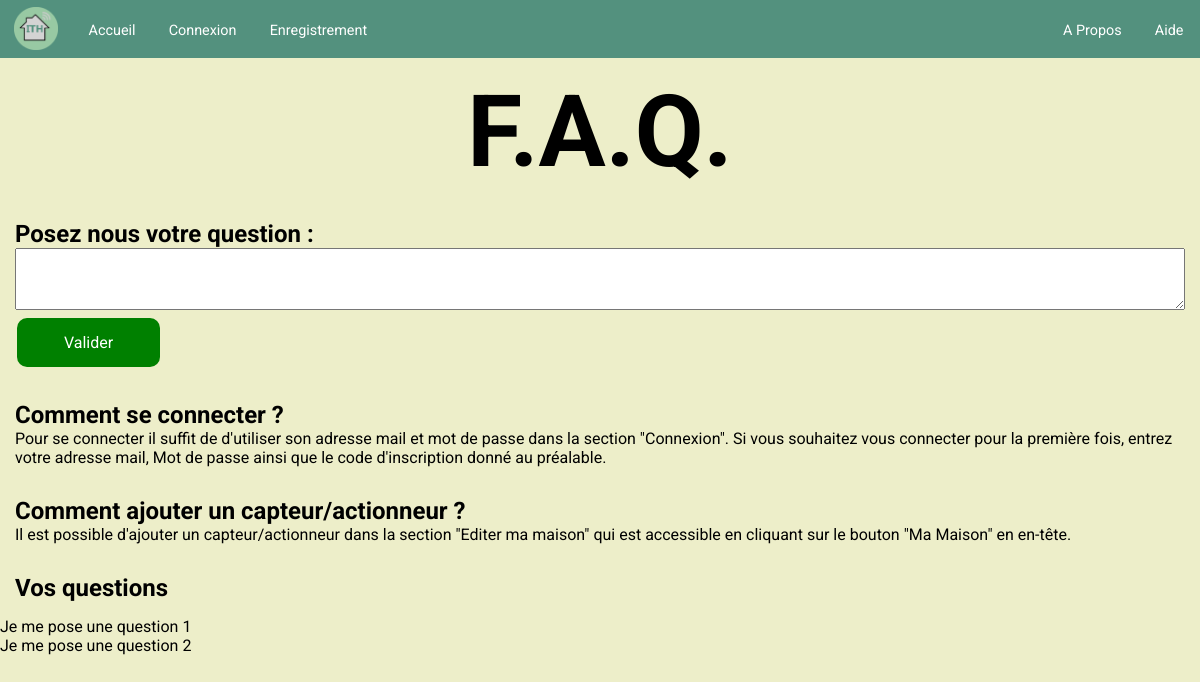
The page /aide on the database as committed earlier.
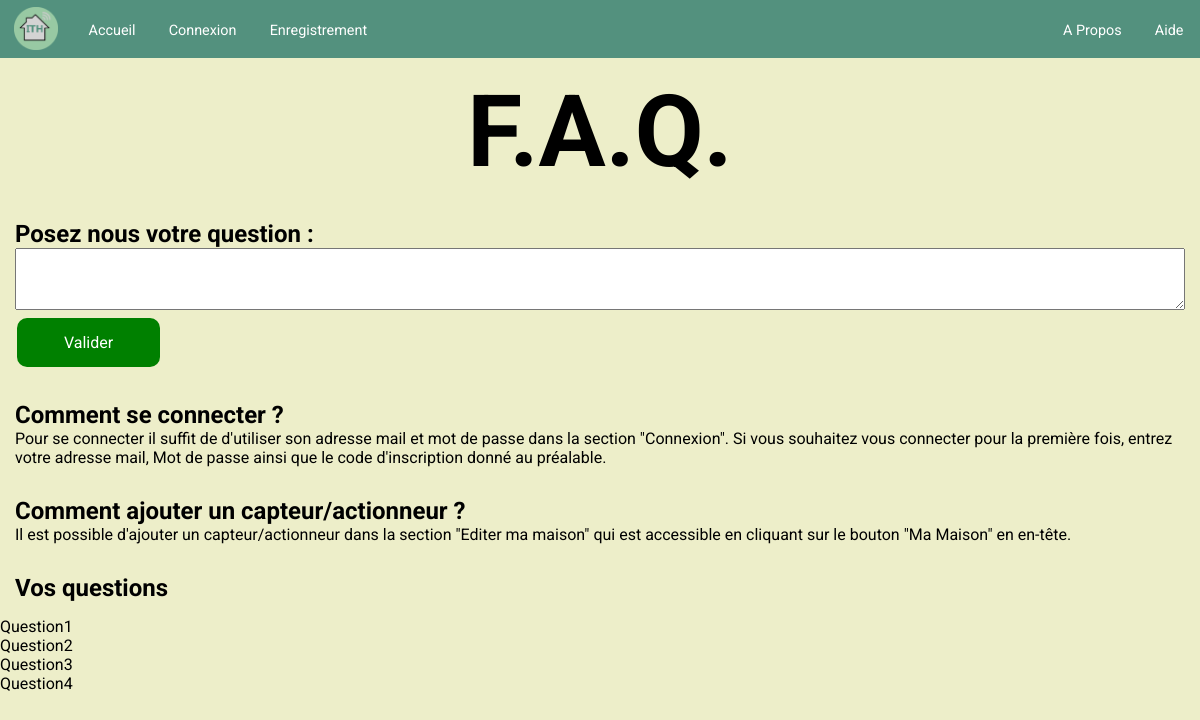
The same page on the database as committed later.
### tables this page shows
CREATE TABLE IF NOT EXISTS `question` (
  `id_question` int(11) NOT NULL AUTO_INCREMENT,
  `question` text NOT NULL,
  `reponse` text,
  PRIMARY KEY (`id_question`)
);

### app/Controleurs/controleurAide.php (called while the page is built, shortened)
<?php
require_once 'Vues/vue.php';
require_once 'Modeles/Aide.php';
class ControleurAide{
    public function affichageAide()
    {
        $aide = new Aide();
        $questions = $aide->voirQuestion();
        $vue = new Vue('Aide');
        $vue->generer(array('questions' => $questions));
    }
}

### app/index.php (called while the page is built, shortened)
<?php
require_once 'Controleurs/controleurAide.php';
$router = new Routeur($_GET['currentPageUrl']);
$router->get('/', function(){ $controleur = new ControleurAccueil();
    $controleur->affichageAccueil(); });
$router->get('/accueil', function(){ $controleur = new ControleurAccueil();
    $controleur->affichageAccueil(); });
$router->get('/apropos', function(){ $controleur = new ControleurAide();
    $controleur->affichageApropos(); });
$router->get('/aide', function(){ $controleur = new ControleurAide();
    $controleur->affichageAide(); });
$router->post('/aide', function(){ $controleur = new ControleurAide();
    $controleur->affichageAide(); });
$router->get('/connexion', function(){ $controleur = new ControleurAuthentification;
    $controleur->affichageConnexion(); });
$router->post('/connexion', function(){ $controleur = new ControleurAuthentification;
    $controleur->affichageConnexion(); });
$router->get('/enregistrement', function(){ $controleur = new ControleurAuthentification;
    $controleur->affichageEnregistrement(); });
$router->post('/enregistrement', function(){ $controleur = new ControleurAuthentification;
    $controleur->affichageEnregistrement(); });
$router->get('/profil', function(){ if(isset($_SESSION['id_u'])) { $controleur = new ControleurUtilisateur;
    $controleur->affichageMonCompte($_SESSION['id_u']); }});
$router->post('/profil', function(){ if(isset($_SESSION['id_u'])) { $controleur = new ControleurUtilisateur;
    $controleur->affichageMonCompte($_SESSION['id_u']); }});
$router->get('/statistiques', function(){ $controleur = new ControleurMaMaison;
    $controleur->affichageStatistiques(); });
$router->post('/tableau-de-bord', function(){ $controleur = new ControleurMaMaison;
    $controleur->affichageTableauDeBord(); });
$router->get('/tableau-de-bord', function(){ $controleur = new ControleurMaMaison;
    $controleur->affichageTableauDeBord(); });
$router->get('/editer', function(){ $controleur = new ControleurMaMaison;
    $controleur->affichageEditerMaMaison(); });
$router->post('/editer', function(){ $controleur = new ControleurMaMaison;
    $controleur->affichageEditerMaMaison(); });
$router->get('/deconnexion', function(){ $controleur = new ControleurAuthentification;
    $controleur->affichageDeconnexion(); });
$router->get('/:id', function($id){ $controleur = new ControleurUtilisateur;
    $controleur->affichageUtilisateur($id); });
$router->post('/:id', function($id){ $controleur = new ControleurUtilisateur;
    $controleur->affichageUtilisateur($id); });
$router->run();

### app/Route.php (called while the page is built)
<?php
class Route
{
    private $path;
    private $callback;
    private $urlParams = [];
    public function __construct($path, $callback){
        $this->path = trim($path, '/');
        $this->callback = $callback;
    }
    public function match($url){
        $url = trim($url, '/');
        $path = preg_replace('#:([\w]+)#', '([^/]+)', $this->path);
        $regex = "#^$path$#i";
        if(!preg_match($regex, $url, $urlParams)){
            return false;
        }
        array_shift($urlParams);
        $this->urlParams = $urlParams;
        return true;
    }
    public function call(){
        return call_user_func_array($this->callback, $this->urlParams);
    }
}

### app/Routeur.php (called while the page is built, shortened)
<?php
require_once 'Route.php';
require_once 'Vues/vue.php';
class Routeur{
    private $currentPageUrl;
    private $routes = [];
    public function __construct($currentPageUrl){
        $this->currentPageUrl = $currentPageUrl;
    }
    public function get($path, $callback){
        $route = new Route($path, $callback);
        $this->routes["GET"][] = $route;
    }
    public function post($path, $callback){
        $route = new Route($path, $callback);
        $this->routes["POST"][] = $route;
    }
    public function run(){
        foreach($this->routes[$_SERVER['REQUEST_METHOD']] as $route){
            if($route->match($this->currentPageUrl)){
                return $route->call();
            }
        }
    }
}

### app/Modeles/Aide.php (called while the page is built, shortened)
<?php
require_once "Modeles/modele.php";
class Aide extends Modele
{
    public function voirQuestion()
    {
        $sql = "SELECT question, id_question, reponse FROM question";
        $resultatRequete = $this->executerRequete($sql)->fetchAll(PDO::FETCH_ASSOC);
        return $resultatRequete;
    }
}
?>

### app/Modeles/modele.php (called while the page is built)
<?php
abstract class Modele {
  private $bdd;
  protected function executerRequete($sql, $parametres = null) {
    if ($parametres == null){
      $resultat = $this->getBdd()->query($sql);
    }
    else {
      $resultat = $this->getBdd()->prepare($sql);
      $resultat->execute($parametres);
    }
    return $resultat;
  }
  private function getBdd() {
    if ($this->bdd == null) {
      $this->bdd = new PDO("mysql:host=localhost; dbname=ith; charset=utf8", 'root', 'root', array(PDO::ATTR_ERRMODE => PDO::ERRMODE_EXCEPTION));
    }
    return $this->bdd;
  }
}

### app/Vues/vueAide.php (the view, shortened to what the changed rows need)
<?php if (isset($_SESSION['id']) && $_SESSION['id'] == 1): ?>
<div id="body">
    <div class="row">
        <div class="col-xs-12 col-sm-12 col-md-12 col-lg-12" >
            <h1>F.A.Q.</h1>
        </div>
    </div>
</div>
<?php foreach ($questions as $key=>$value):?>
<br><p><?php echo $value["question"] ?></p><br>
    <?php if(!empty($value["reponse"])):?>
    <br><p><?php echo $value["reponse"] ?></p><br>
    <?php else:?>
    <form action="" method="post">
        <textarea name="reponse" id="reponse" rows="4"></textarea>
        <input type="hidden" name="id" value= <?php echo($value['id_question'])?> >
        <input class="submit-button" name"reponse" type="submit" value="Valider">
        <input class="cancel-button" name="supprimer" type="submit" value="Supprimer">
    </form>
<?php endif;?>
<?php endforeach;?>
<?php else: ?>
<div id="body">
    <div class="row">
        <div class="col-xs-12 col-sm-12 col-md-12 col-lg-12" >
            <h1>F.A.Q.</h1>
        </div>
    </div>
    <div class="row">
        <div class="col-xs-12 col-sm-12 col-md-12 col-lg-12">
            <h2>Posez nous votre question :</h2>
        </div>
    </div>
    <div class="row">
        <div class="col-xs-12 col-sm-12 col-md-12 col-lg-12" >
            <h2>Comment se connecter ?</h2>
        </div>
    </div>
    <div class="row">
        <div class="col-xs-12 col-sm-12 col-md-12 col-lg-12" >
            <h2>Comment ajouter un capteur/actionneur ?</h2>
        </div>
    </div>
    <div class="row">
        <div class="col-xs-12 col-sm-12 col-md-12 col-lg-12" >
            <h2>Vos questions</h2>
        </div>
    </div>
</div>
    <?php foreach ($questions as $key=>$value):?>
            <p><?php echo $value["question"] ?></p>
    <?php endforeach;?>
<?php endif; ?>

Rows that differ between the two databases and show on the page:
changed question: question "Je me pose une question 1" → "Question1"
changed question: question "Je me pose une question 2" → "Question2"
added question: question "Question3"
added question: question "Question4"
